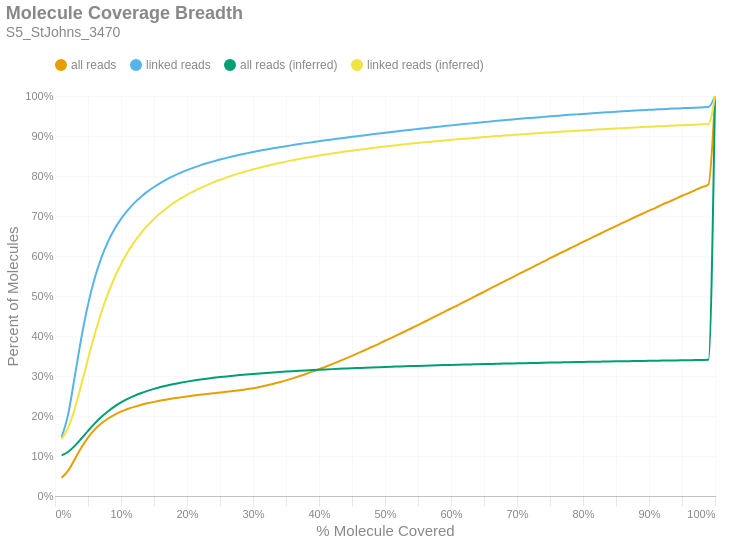

Notebook code for this chart:
### Markdown cell above
### Molecule Read Coverage
This chart shows molecule coverage breadth as computed by the number of bases aligned to that molecule. In other words, "*how much of each unique long molecule is actually sequenced/aligned?*" Keep in mind there is a distinction between sequences and alignments, since some sequences belonging to a particular molecule may not align well and wouldn't appear in the alignment data. This chart also shows molecule coverage breadth as computed by the *inferred fragment* from which the aligned sequences originate. Unlike read coverage, this calculation takes into account the total insert size, including unsequenced gaps between the forward and reverse reads. Like the previous figures, these are cumulative percents.

### Code cell
if SKIPLR:
    print_html(f"Skipped")
else:
    binned_df = consolidated_hist(valids['coverage_bp'], mask, 0.01, True)
    binned_df_inf = consolidated_hist(valids['coverage_inserts'], mask, 0.01, True)
    binned_df = binned_df.with_columns(pl.lit(binned_df_inf['all reads (cumsum)']).alias('all reads (inferred)'))
    binned_df = binned_df.with_columns(pl.lit(binned_df_inf['linked reads (cumsum)']).alias('linked reads (inferred)'))
    binned_df = binned_df.with_columns(
        (pl.col('bin').cast(pl.Float64) + 0.01).alias('right_edge')
    )

    with SafeRender(binned_df):
        (
            density_plot(binned_df, 'Molecule Coverage Breadth', samplename, 'molcov', ['all reads (inferred)','linked reads (inferred)'])
            .encode(
                #x=alt.X('bin:Q', title="% Molecule Covered").axis(format = '%').scale(padding=0),
                x=alt.X('right_edge:Q', title="% Molecule Covered").axis(format='%').scale(padding=0),
                y=alt.Y('value:Q', title='Percent of Molecules')
                    .axis(format='%')
                    .stack(False)
                    .scale(domainMin=0, padding=0),
                color=alt.Color("key:N").scale(domain = ["all reads", "linked reads", "all reads (inferred)", "linked reads (inferred)"]),
                tooltip = [
                    alt.Tooltip("key:N", title = "Data Type"),
                    alt.Tooltip("range_label:N", title="% Molecule Covered"),
                    alt.Tooltip("value:Q", format = ".2%", title="% Molecules")
                ]
            )
        ).display()

### Figure 1 — Vega-Lite specification as saved in the notebook (floating-point values rounded to 4 significant figures)
{"width": "container", "height": 400, "config": {"title": {"anchor": "start", "dy": -15, "fontSize": 18, "color": "#888888", "subtitleColor": "#888888", "subtitleFontSize": 14}, "arc": {"fill": "#0072B2"}, "axis": {"domainColor": "#888888", "domainWidth": 0.5, "gridWidth": 0.2, "grid": false, "titleFontWeight": 400, "titleFontSize": 15, "labelFontSize": 11, "labelColor": "#888888", "tickColor": "#888888", "tickWidth": 0.2, "titleColor": "#888888"}, "axisBand": {"grid": false}, "axisX": {"grid": true, "tickSize": 10, "domainCap": "round"}, "axisY": {"domain": false, "grid": true, "tickSize": 0, "domainCap": "round"}, "background": "transparent", "header": {"labelFontSize": 15, "labelColor": "#888888", "titleFontSize": 15, "titleFontWeight": 600, "titleColor": "#888888"}, "legend": {"labelFont": "sans-serif", "labelFontSize": 12, "labelColor": "#888888", "symbolSize": 100, "symbolType": "circle", "titleFontSize": 12, "titlePadding": 10, "titleColor": "#888888", "title": null, "orient": "top"}, "range": {"category": ["#E69F00", "#56B4E9", "#009E73", "#F0E442", "#0072B2", "#D55E00", "#CC79A7", "#000000"], "diverging": ["#cfe8f3", "#a2d4ec", "#73bfe2", "#46abdb", "#1696d2", "#12719e"]}, "area": {"fill": "#0072B2", "fillOpacity": 0.7, "line": true, "strokeOpacity": 0.7}, "line": {"color": "#0072B2", "stroke": "#0072B2", "strokeWidth": 2}, "trail": {"color": "#0072B2", "stroke": "#0072B2", "strokeWidth": 0, "size": 1}, "point": {"filled": true, "fillOpacity": 1.0, "size": 95}, "text": {"color": "#888888", "fontSize": 11, "align": "right", "fontWeight": 400, "size": 11}, "bar": {"fill": "#0072B2", "stroke": null}, "view": {"stroke": null, "continuousWidth": 660, "continuousHeight": 400}}, "data": {"name": "data-aed34556179631133e131feb8ca50c14"}, "mark": {"type": "line", "interpolate": "monotone", "point": {"opacity": 0, "size": 275}}, "encoding": {"color": {"field": "key", "scale": {"domain": ["all reads", "linked reads", "all reads (inferred)", "linked reads (inferred)"]}, "type": "nominal"}, "tooltip": [{"field": "key", "title": "Data Type", "type": "nominal"}, {"field": "range_label", "title": "% Molecule Covered", "type": "nominal"}, {"field": "value", "format": ".2%", "title": "% Molecules", "type": "quantitative"}], "x": {"axis": {"format": "%"}, "field": "right_edge", "scale": {"padding": 0}, "title": "% Molecule Covered", "type": "quantitative"}, "y": {"axis": {"format": "%"}, "field": "value", "scale": {"domainMin": 0, "padding": 0}, "stack": false, "title": "Percent of Molecules", "type": "quantitative"}}, "params": [{"name": "param_c36ac31b6afebe62", "select": {"type": "point", "fields": ["key"]}, "bind": "legend"}], "title": {"text": "Molecule Coverage Breadth", "subtitle": "S5_StJohns_3470"}, "transform": [{"fold": ["all reads (cumsum)", "linked reads (cumsum)", "all reads (inferred)", "linked reads (inferred)"]}, {"calculate": "replace(datum.key, ' (cumsum)', '')", "as": "key"}, {"filter": {"param": "param_c36ac31b6afebe62"}}], "usermeta": {"embedOptions": {"downloadFileName": "S5_StJohns_3470.molcov"}}, "$schema": "https://vega.github.io/schema/vega-lite/v6.1.0.json", "datasets": {"data-aed34556179631133e131feb8ca50c14": [{"bin": "0.0", "interval": "0.0-0.01", "all reads": 0.04569, "linked reads": 0.1471, "all reads (cumsum)": 0.04569, "linked reads (cumsum)": 0.1471, "range_label": "0.0-0.01", "all reads (inferred)": 0.1017, "linked reads (inferred)": 0.142, "right_edge": 0.01}, {"bin": "0.01", "interval": "0.01-0.02", "all reads": 0.01776, "linked reads": 0.05765, "all reads (cumsum)": 0.06345, "linked reads (cumsum)": 0.2047, "range_label": "0.01-0.02", "all reads (inferred)": 0.1108, "linked reads (inferred)": 0.1709, "right_edge": 0.02}, {"bin": "0.02", "interval": "0.02-0.03", "all reads": 0.0287, "linked reads": 0.09472, "all reads (cumsum)": 0.09215, "linked reads (cumsum)": 0.2995, "range_label": "0.02-0.03", "all reads (inferred)": 0.1254, "linked reads (inferred)": 0.2185, "right_edge": 0.03}, {"bin": "0.03", "interval": "0.03-0.04", "all reads": 0.02918, "linked reads": 0.09663, "all reads (cumsum)": 0.1213, "linked reads (cumsum)": 0.3961, "range_label": "0.03-0.04", "all reads (inferred)": 0.1437, "linked reads (inferred)": 0.2791, "right_edge": 0.04}, {"bin": "0.04", "interval": "0.04-0.05", "all reads": 0.02481, "linked reads": 0.08237, "all reads (cumsum)": 0.1461, "linked reads (cumsum)": 0.4785, "range_label": "0.04-0.05", "all reads (inferred)": 0.1628, "linked reads (inferred)": 0.3426, "right_edge": 0.05}, {"bin": "0.05", "interval": "0.05-0.06", "all reads": 0.01965, "linked reads": 0.06519, "all reads (cumsum)": 0.1658, "linked reads (cumsum)": 0.5437, "range_label": "0.05-0.06", "all reads (inferred)": 0.181, "linked reads (inferred)": 0.4033, "right_edge": 0.06}, {"bin": "0.06", "interval": "0.06-0.07", "all reads": 0.01536, "linked reads": 0.05093, "all reads (cumsum)": 0.1812, "linked reads (cumsum)": 0.5946, "range_label": "0.06-0.07", "all reads (inferred)": 0.1973, "linked reads (inferred)": 0.4576, "right_edge": 0.07}, {"bin": "0.07", "interval": "0.07-0.08", "all reads": 0.01206, "linked reads": 0.03996, "all reads (cumsum)": 0.1932, "linked reads (cumsum)": 0.6346, "range_label": "0.07-0.08", "all reads (inferred)": 0.2114, "linked reads (inferred)": 0.5046, "right_edge": 0.08}, {"bin": "0.08", "interval": "0.08-0.09", "all reads": 0.009699, "linked reads": 0.03203, "all reads (cumsum)": 0.2029, "linked reads (cumsum)": 0.6666, "range_label": "0.08-0.09", "all reads (inferred)": 0.2235, "linked reads (inferred)": 0.545, "right_edge": 0.09}, {"bin": "0.09", "interval": "0.09-0.1", "all reads": 0.007931, "linked reads": 0.02612, "all reads (cumsum)": 0.2108, "linked reads (cumsum)": 0.6927, "range_label": "0.09-0.1", "all reads (inferred)": 0.2339, "linked reads (inferred)": 0.5795, "right_edge": 0.1}, {"bin": "0.1", "interval": "0.1-0.11", "all reads": 0.006499, "linked reads": 0.02133, "all reads (cumsum)": 0.2173, "linked reads (cumsum)": 0.714, "range_label": "0.1-0.11", "all reads (inferred)": 0.2428, "linked reads (inferred)": 0.6092, "right_edge": 0.11}, {"bin": "0.11", "interval": "0.11-0.12", "all reads": 0.005529, "linked reads": 0.01811, "all reads (cumsum)": 0.2229, "linked reads (cumsum)": 0.7321, "range_label": "0.11-0.12", "all reads (inferred)": 0.2504, "linked reads (inferred)": 0.6347, "right_edge": 0.12}, {"bin": "0.12", "interval": "0.12-0.13", "all reads": 0.004727, "linked reads": 0.01544, "all reads (cumsum)": 0.2276, "linked reads (cumsum)": 0.7476, "range_label": "0.12-0.13", "all reads (inferred)": 0.257, "linked reads (inferred)": 0.6567, "right_edge": 0.13}, {"bin": "0.13", "interval": "0.13-0.14", "all reads": 0.004113, "linked reads": 0.01333, "all reads (cumsum)": 0.2317, "linked reads (cumsum)": 0.7609, "range_label": "0.13-0.14", "all reads (inferred)": 0.2627, "linked reads (inferred)": 0.6758, "right_edge": 0.14}, {"bin": "0.14", "interval": "0.14-0.15", "all reads": 0.003608, "linked reads": 0.01162, "all reads (cumsum)": 0.2353, "linked reads (cumsum)": 0.7725, "range_label": "0.14-0.15", "all reads (inferred)": 0.2678, "linked reads (inferred)": 0.6926, "right_edge": 0.15}, {"bin": "0.15", "interval": "0.15-0.16", "all reads": 0.003238, "linked reads": 0.01038, "all reads (cumsum)": 0.2386, "linked reads (cumsum)": 0.7829, "range_label": "0.15-0.16", "all reads (inferred)": 0.2723, "linked reads (inferred)": 0.7076, "right_edge": 0.16}, {"bin": "0.16", "interval": "0.16-0.17", "all reads": 0.002902, "linked reads": 0.009177, "all reads (cumsum)": 0.2415, "linked reads (cumsum)": 0.7921, "range_label": "0.16-0.17", "all reads (inferred)": 0.2763, "linked reads (inferred)": 0.7208, "right_edge": 0.17}, {"bin": "0.17", "interval": "0.17-0.18", "all reads": 0.002663, "linked reads": 0.008281, "all reads (cumsum)": 0.2441, "linked reads (cumsum)": 0.8004, "range_label": "0.17-0.18", "all reads (inferred)": 0.2798, "linked reads (inferred)": 0.7327, "right_edge": 0.18}, {"bin": "0.18", "interval": "0.18-0.19", "all reads": 0.002425, "linked reads": 0.007367, "all reads (cumsum)": 0.2466, "linked reads (cumsum)": 0.8077, "range_label": "0.18-0.19", "all reads (inferred)": 0.2831, "linked reads (inferred)": 0.7434, "right_edge": 0.19}, {"bin": "0.19", "interval": "0.19-0.2", "all reads": 0.002308, "linked reads": 0.006826, "all reads (cumsum)": 0.2489, "linked reads (cumsum)": 0.8146, "range_label": "0.19-0.2", "all reads (inferred)": 0.286, "linked reads (inferred)": 0.753, "right_edge": 0.2}, {"bin": "0.2", "interval": "0.2-0.21", "all reads": 0.00216, "linked reads": 0.006245, "all reads (cumsum)": 0.251, "linked reads (cumsum)": 0.8208, "range_label": "0.2-0.21", "all reads (inferred)": 0.2886, "linked reads (inferred)": 0.7618, "right_edge": 0.21}, {"bin": "0.21", "interval": "0.21-0.22", "all reads": 0.002033, "linked reads": 0.005683, "all reads (cumsum)": 0.2531, "linked reads (cumsum)": 0.8265, "range_label": "0.21-0.22", "all reads (inferred)": 0.291, "linked reads (inferred)": 0.7699, "right_edge": 0.22}, {"bin": "0.22", "interval": "0.22-0.23", "all reads": 0.001947, "linked reads": 0.00522, "all reads (cumsum)": 0.255, "linked reads (cumsum)": 0.8317, "range_label": "0.22-0.23", "all reads (inferred)": 0.2933, "linked reads (inferred)": 0.7773, "right_edge": 0.23}, {"bin": "0.23", "interval": "0.23-0.24", "all reads": 0.001895, "linked reads": 0.004869, "all reads (cumsum)": 0.2569, "linked reads (cumsum)": 0.8366, "range_label": "0.23-0.24", "all reads (inferred)": 0.2953, "linked reads (inferred)": 0.7842, "right_edge": 0.24}, {"bin": "0.24", "interval": "0.24-0.25", "all reads": 0.001868, "linked reads": 0.004534, "all reads (cumsum)": 0.2588, "linked reads (cumsum)": 0.8411, "range_label": "0.24-0.25", "all reads (inferred)": 0.2973, "linked reads (inferred)": 0.7905, "right_edge": 0.25}, {"bin": "0.25", "interval": "0.25-0.26", "all reads": 0.001791, "linked reads": 0.004233, "all reads (cumsum)": 0.2606, "linked reads (cumsum)": 0.8454, "range_label": "0.25-0.26", "all reads (inferred)": 0.299, "linked reads (inferred)": 0.7964, "right_edge": 0.26}, {"bin": "0.26", "interval": "0.26-0.27", "all reads": 0.00186, "linked reads": 0.003978, "all reads (cumsum)": 0.2624, "linked reads (cumsum)": 0.8493, "range_label": "0.26-0.27", "all reads (inferred)": 0.3007, "linked reads (inferred)": 0.802, "right_edge": 0.27}, {"bin": "0.27", "interval": "0.27-0.28", "all reads": 0.001997, "linked reads": 0.003759, "all reads (cumsum)": 0.2644, "linked reads (cumsum)": 0.8531, "range_label": "0.27-0.28", "all reads (inferred)": 0.3023, "linked reads (inferred)": 0.8072, "right_edge": 0.28}, {"bin": "0.28", "interval": "0.28-0.29", "all reads": 0.002262, "linked reads": 0.003501, "all reads (cumsum)": 0.2667, "linked reads (cumsum)": 0.8566, "range_label": "0.28-0.29", "all reads (inferred)": 0.3038, "linked reads (inferred)": 0.812, "right_edge": 0.29}, {"bin": "0.29", "interval": "0.29-0.3", "all reads": 0.002731, "linked reads": 0.00339, "all reads (cumsum)": 0.2694, "linked reads (cumsum)": 0.86, "range_label": "0.29-0.3", "all reads (inferred)": 0.3051, "linked reads (inferred)": 0.8165, "right_edge": 0.3}, {"bin": "0.3", "interval": "0.3-0.31", "all reads": 0.003145, "linked reads": 0.003189, "all reads (cumsum)": 0.2726, "linked reads (cumsum)": 0.8632, "range_label": "0.3-0.31", "all reads (inferred)": 0.3064, "linked reads (inferred)": 0.8209, "right_edge": 0.31}, {"bin": "0.31", "interval": "0.31-0.32", "all reads": 0.003591, "linked reads": 0.003093, "all reads (cumsum)": 0.2761, "linked reads (cumsum)": 0.8663, "range_label": "0.31-0.32", "all reads (inferred)": 0.3077, "linked reads (inferred)": 0.8249, "right_edge": 0.32}, {"bin": "0.32", "interval": "0.32-0.33", "all reads": 0.003994, "linked reads": 0.002848, "all reads (cumsum)": 0.2801, "linked reads (cumsum)": 0.8691, "range_label": "0.32-0.33", "all reads (inferred)": 0.3088, "linked reads (inferred)": 0.8287, "right_edge": 0.33}, {"bin": "0.33", "interval": "0.33-0.34", "all reads": 0.00433, "linked reads": 0.002751, "all reads (cumsum)": 0.2845, "linked reads (cumsum)": 0.8719, "range_label": "0.33-0.34", "all reads (inferred)": 0.3099, "linked reads (inferred)": 0.8324, "right_edge": 0.34}, {"bin": "0.34", "interval": "0.34-0.35", "all reads": 0.004689, "linked reads": 0.002704, "all reads (cumsum)": 0.2892, "linked reads (cumsum)": 0.8746, "range_label": "0.34-0.35", "all reads (inferred)": 0.311, "linked reads (inferred)": 0.8359, "right_edge": 0.35}, {"bin": "0.35", "interval": "0.35-0.36", "all reads": 0.005001, "linked reads": 0.002615, "all reads (cumsum)": 0.2942, "linked reads (cumsum)": 0.8772, "range_label": "0.35-0.36", "all reads (inferred)": 0.312, "linked reads (inferred)": 0.8392, "right_edge": 0.36}, {"bin": "0.36", "interval": "0.36-0.37", "all reads": 0.005293, "linked reads": 0.002559, "all reads (cumsum)": 0.2995, "linked reads (cumsum)": 0.8797, "range_label": "0.36-0.37", "all reads (inferred)": 0.313, "linked reads (inferred)": 0.8424, "right_edge": 0.37}, {"bin": "0.37", "interval": "0.37-0.38", "all reads": 0.005554, "linked reads": 0.002441, "all reads (cumsum)": 0.305, "linked reads (cumsum)": 0.8822, "range_label": "0.37-0.38", "all reads (inferred)": 0.3139, "linked reads (inferred)": 0.8454, "right_edge": 0.38}, {"bin": "0.38", "interval": "0.38-0.39", "all reads": 0.005835, "linked reads": 0.002385, "all reads (cumsum)": 0.3108, "linked reads (cumsum)": 0.8846, "range_label": "0.38-0.39", "all reads (inferred)": 0.3147, "linked reads (inferred)": 0.8482, "right_edge": 0.39}, {"bin": "0.39", "interval": "0.39-0.4", "all reads": 0.006199, "linked reads": 0.002354, "all reads (cumsum)": 0.317, "linked reads (cumsum)": 0.8869, "range_label": "0.39-0.4", "all reads (inferred)": 0.3156, "linked reads (inferred)": 0.851, "right_edge": 0.4}, {"bin": "0.4", "interval": "0.4-0.41", "all reads": 0.006229, "linked reads": 0.002236, "all reads (cumsum)": 0.3233, "linked reads (cumsum)": 0.8892, "range_label": "0.4-0.41", "all reads (inferred)": 0.3164, "linked reads (inferred)": 0.8537, "right_edge": 0.41}, {"bin": "0.41", "interval": "0.41-0.42", "all reads": 0.006499, "linked reads": 0.002226, "all reads (cumsum)": 0.3298, "linked reads (cumsum)": 0.8914, "range_label": "0.41-0.42", "all reads (inferred)": 0.3172, "linked reads (inferred)": 0.8563, "right_edge": 0.42}, {"bin": "0.42", "interval": "0.42-0.43", "all reads": 0.00674, "linked reads": 0.002156, "all reads (cumsum)": 0.3365, "linked reads (cumsum)": 0.8935, "range_label": "0.42-0.43", "all reads (inferred)": 0.3179, "linked reads (inferred)": 0.8587, "right_edge": 0.43}, {"bin": "0.43", "interval": "0.43-0.44", "all reads": 0.006879, "linked reads": 0.002244, "all reads (cumsum)": 0.3434, "linked reads (cumsum)": 0.8958, "range_label": "0.43-0.44", "all reads (inferred)": 0.3186, "linked reads (inferred)": 0.8611, "right_edge": 0.44}, {"bin": "0.44", "interval": "0.44-0.45", "all reads": 0.007058, "linked reads": 0.002113, "all reads (cumsum)": 0.3504, "linked reads (cumsum)": 0.8979, "range_label": "0.44-0.45", "all reads (inferred)": 0.3194, "linked reads (inferred)": 0.8634, "right_edge": 0.45}, {"bin": "0.45", "interval": "0.45-0.46", "all reads": 0.007247, "linked reads": 0.002086, "all reads (cumsum)": 0.3577, "linked reads (cumsum)": 0.9, "range_label": "0.45-0.46", "all reads (inferred)": 0.32, "linked reads (inferred)": 0.8656, "right_edge": 0.46}, {"bin": "0.46", "interval": "0.46-0.47", "all reads": 0.007284, "linked reads": 0.002117, "all reads (cumsum)": 0.365, "linked reads (cumsum)": 0.9021, "range_label": "0.46-0.47", "all reads (inferred)": 0.3207, "linked reads (inferred)": 0.8678, "right_edge": 0.47}, {"bin": "0.47", "interval": "0.47-0.48", "all reads": 0.007505, "linked reads": 0.002015, "all reads (cumsum)": 0.3725, "linked reads (cumsum)": 0.9041, "range_label": "0.47-0.48", "all reads (inferred)": 0.3213, "linked reads (inferred)": 0.8698, "right_edge": 0.48}, {"bin": "0.48", "interval": "0.48-0.49", "all reads": 0.007326, "linked reads": 0.001992, "all reads (cumsum)": 0.3798, "linked reads (cumsum)": 0.9061, "range_label": "0.48-0.49", "all reads (inferred)": 0.322, "linked reads (inferred)": 0.8718, "right_edge": 0.49}, {"bin": "0.49", "interval": "0.49-0.5", "all reads": 0.008275, "linked reads": 0.002082, "all reads (cumsum)": 0.3881, "linked reads (cumsum)": 0.9082, "range_label": "0.49-0.5", "all reads (inferred)": 0.3226, "linked reads (inferred)": 0.8738, "right_edge": 0.5}, {"bin": "0.5", "interval": "0.5-0.51", "all reads": 0.007175, "linked reads": 0.001931, "all reads (cumsum)": 0.3953, "linked reads (cumsum)": 0.9101, "range_label": "0.5-0.51", "all reads (inferred)": 0.3231, "linked reads (inferred)": 0.8757, "right_edge": 0.51}, {"bin": "0.51", "interval": "0.51-0.52", "all reads": 0.008146, "linked reads": 0.001903, "all reads (cumsum)": 0.4034, "linked reads (cumsum)": 0.912, "range_label": "0.51-0.52", "all reads (inferred)": 0.3237, "linked reads (inferred)": 0.8775, "right_edge": 0.52}, {"bin": "0.52", "interval": "0.52-0.53", "all reads": 0.007872, "linked reads": 0.001875, "all reads (cumsum)": 0.4113, "linked reads (cumsum)": 0.9139, "range_label": "0.52-0.53", "all reads (inferred)": 0.3242, "linked reads (inferred)": 0.8793, "right_edge": 0.53}, {"bin": "0.53", "interval": "0.53-0.54", "all reads": 0.008085, "linked reads": 0.001921, "all reads (cumsum)": 0.4194, "linked reads (cumsum)": 0.9158, "range_label": "0.53-0.54", "all reads (inferred)": 0.3248, "linked reads (inferred)": 0.881, "right_edge": 0.54}, {"bin": "0.54", "interval": "0.54-0.55", "all reads": 0.007987, "linked reads": 0.001849, "all reads (cumsum)": 0.4273, "linked reads (cumsum)": 0.9177, "range_label": "0.54-0.55", "all reads (inferred)": 0.3253, "linked reads (inferred)": 0.8826, "right_edge": 0.55}, {"bin": "0.55", "interval": "0.55-0.56", "all reads": 0.008297, "linked reads": 0.001836, "all reads (cumsum)": 0.4356, "linked reads (cumsum)": 0.9195, "range_label": "0.55-0.56", "all reads (inferred)": 0.3258, "linked reads (inferred)": 0.8843, "right_edge": 0.56}, {"bin": "0.56", "interval": "0.56-0.57", "all reads": 0.008206, "linked reads": 0.00178, "all reads (cumsum)": 0.4438, "linked reads (cumsum)": 0.9213, "range_label": "0.56-0.57", "all reads (inferred)": 0.3263, "linked reads (inferred)": 0.8859, "right_edge": 0.57}, {"bin": "0.57", "interval": "0.57-0.58", "all reads": 0.008172, "linked reads": 0.001777, "all reads (cumsum)": 0.452, "linked reads (cumsum)": 0.9231, "range_label": "0.57-0.58", "all reads (inferred)": 0.3267, "linked reads (inferred)": 0.8874, "right_edge": 0.58}, {"bin": "0.58", "interval": "0.58-0.59", "all reads": 0.008325, "linked reads": 0.00173, "all reads (cumsum)": 0.4603, "linked reads (cumsum)": 0.9248, "range_label": "0.58-0.59", "all reads (inferred)": 0.3272, "linked reads (inferred)": 0.8889, "right_edge": 0.59}, {"bin": "0.59", "interval": "0.59-0.6", "all reads": 0.008451, "linked reads": 0.001775, "all reads (cumsum)": 0.4688, "linked reads (cumsum)": 0.9266, "range_label": "0.59-0.6", "all reads (inferred)": 0.3277, "linked reads (inferred)": 0.8904, "right_edge": 0.6}, {"bin": "0.6", "interval": "0.6-0.61", "all reads": 0.008021, "linked reads": 0.001689, "all reads (cumsum)": 0.4768, "linked reads (cumsum)": 0.9282, "range_label": "0.6-0.61", "all reads (inferred)": 0.3281, "linked reads (inferred)": 0.8918, "right_edge": 0.61}, {"bin": "0.61", "interval": "0.61-0.62", "all reads": 0.008481, "linked reads": 0.001633, "all reads (cumsum)": 0.4853, "linked reads (cumsum)": 0.9299, "range_label": "0.61-0.62", "all reads (inferred)": 0.3286, "linked reads (inferred)": 0.8932, "right_edge": 0.62}, {"bin": "0.62", "interval": "0.62-0.63", "all reads": 0.008382, "linked reads": 0.001681, "all reads (cumsum)": 0.4937, "linked reads (cumsum)": 0.9316, "range_label": "0.62-0.63", "all reads (inferred)": 0.329, "linked reads (inferred)": 0.8946, "right_edge": 0.63}, {"bin": "0.63", "interval": "0.63-0.64", "all reads": 0.008432, "linked reads": 0.001588, "all reads (cumsum)": 0.5021, "linked reads (cumsum)": 0.9332, "range_label": "0.63-0.64", "all reads (inferred)": 0.3294, "linked reads (inferred)": 0.8959, "right_edge": 0.64}, {"bin": "0.64", "interval": "0.64-0.65", "all reads": 0.008265, "linked reads": 0.001607, "all reads (cumsum)": 0.5104, "linked reads (cumsum)": 0.9348, "range_label": "0.64-0.65", "all reads (inferred)": 0.3298, "linked reads (inferred)": 0.8972, "right_edge": 0.65}, {"bin": "0.65", "interval": "0.65-0.66", "all reads": 0.008717, "linked reads": 0.001611, "all reads (cumsum)": 0.5191, "linked reads (cumsum)": 0.9364, "range_label": "0.65-0.66", "all reads (inferred)": 0.3302, "linked reads (inferred)": 0.8985, "right_edge": 0.66}, {"bin": "0.66", "interval": "0.66-0.67", "all reads": 0.008266, "linked reads": 0.001511, "all reads (cumsum)": 0.5274, "linked reads (cumsum)": 0.9379, "range_label": "0.66-0.67", "all reads (inferred)": 0.3306, "linked reads (inferred)": 0.8997, "right_edge": 0.67}, {"bin": "0.67", "interval": "0.67-0.68", "all reads": 0.00842, "linked reads": 0.001528, "all reads (cumsum)": 0.5358, "linked reads (cumsum)": 0.9394, "range_label": "0.67-0.68", "all reads (inferred)": 0.331, "linked reads (inferred)": 0.9009, "right_edge": 0.68}, {"bin": "0.68", "interval": "0.68-0.69", "all reads": 0.008338, "linked reads": 0.001469, "all reads (cumsum)": 0.5441, "linked reads (cumsum)": 0.9409, "range_label": "0.68-0.69", "all reads (inferred)": 0.3313, "linked reads (inferred)": 0.9021, "right_edge": 0.69}, {"bin": "0.69", "interval": "0.69-0.7", "all reads": 0.008512, "linked reads": 0.001466, "all reads (cumsum)": 0.5526, "linked reads (cumsum)": 0.9423, "range_label": "0.69-0.7", "all reads (inferred)": 0.3317, "linked reads (inferred)": 0.9033, "right_edge": 0.7}, {"bin": "0.7", "interval": "0.7-0.71", "all reads": 0.008225, "linked reads": 0.001416, "all reads (cumsum)": 0.5609, "linked reads (cumsum)": 0.9438, "range_label": "0.7-0.71", "all reads (inferred)": 0.3321, "linked reads (inferred)": 0.9045, "right_edge": 0.71}, {"bin": "0.71", "interval": "0.71-0.72", "all reads": 0.008296, "linked reads": 0.001398, "all reads (cumsum)": 0.5692, "linked reads (cumsum)": 0.9452, "range_label": "0.71-0.72", "all reads (inferred)": 0.3324, "linked reads (inferred)": 0.9056, "right_edge": 0.72}, {"bin": "0.72", "interval": "0.72-0.73", "all reads": 0.0084, "linked reads": 0.001336, "all reads (cumsum)": 0.5776, "linked reads (cumsum)": 0.9465, "range_label": "0.72-0.73", "all reads (inferred)": 0.3328, "linked reads (inferred)": 0.9067, "right_edge": 0.73}, {"bin": "0.73", "interval": "0.73-0.74", "all reads": 0.008154, "linked reads": 0.001313, "all reads (cumsum)": 0.5857, "linked reads (cumsum)": 0.9478, "range_label": "0.73-0.74", "all reads (inferred)": 0.3331, "linked reads (inferred)": 0.9078, "right_edge": 0.74}, {"bin": "0.74", "interval": "0.74-0.75", "all reads": 0.008728, "linked reads": 0.001341, "all reads (cumsum)": 0.5944, "linked reads (cumsum)": 0.9491, "range_label": "0.74-0.75", "all reads (inferred)": 0.3335, "linked reads (inferred)": 0.9089, "right_edge": 0.75}, {"bin": "0.75", "interval": "0.75-0.76", "all reads": 0.008019, "linked reads": 0.001248, "all reads (cumsum)": 0.6025, "linked reads (cumsum)": 0.9504, "range_label": "0.75-0.76", "all reads (inferred)": 0.3338, "linked reads (inferred)": 0.9099, "right_edge": 0.76}, {"bin": "0.76", "interval": "0.76-0.77", "all reads": 0.008174, "linked reads": 0.001218, "all reads (cumsum)": 0.6106, "linked reads (cumsum)": 0.9516, "range_label": "0.76-0.77", "all reads (inferred)": 0.3341, "linked reads (inferred)": 0.911, "right_edge": 0.77}, {"bin": "0.77", "interval": "0.77-0.78", "all reads": 0.008157, "linked reads": 0.001286, "all reads (cumsum)": 0.6188, "linked reads (cumsum)": 0.9529, "range_label": "0.77-0.78", "all reads (inferred)": 0.3345, "linked reads (inferred)": 0.912, "right_edge": 0.78}, {"bin": "0.78", "interval": "0.78-0.79", "all reads": 0.008023, "linked reads": 0.001163, "all reads (cumsum)": 0.6268, "linked reads (cumsum)": 0.9541, "range_label": "0.78-0.79", "all reads (inferred)": 0.3348, "linked reads (inferred)": 0.913, "right_edge": 0.79}, {"bin": "0.79", "interval": "0.79-0.8", "all reads": 0.008447, "linked reads": 0.001189, "all reads (cumsum)": 0.6353, "linked reads (cumsum)": 0.9553, "range_label": "0.79-0.8", "all reads (inferred)": 0.3351, "linked reads (inferred)": 0.914, "right_edge": 0.8}, {"bin": "0.8", "interval": "0.8-0.81", "all reads": 0.007764, "linked reads": 0.001107, "all reads (cumsum)": 0.643, "linked reads (cumsum)": 0.9564, "range_label": "0.8-0.81", "all reads (inferred)": 0.3354, "linked reads (inferred)": 0.915, "right_edge": 0.81}, {"bin": "0.81", "interval": "0.81-0.82", "all reads": 0.007958, "linked reads": 0.001134, "all reads (cumsum)": 0.651, "linked reads (cumsum)": 0.9575, "range_label": "0.81-0.82", "all reads (inferred)": 0.3357, "linked reads (inferred)": 0.916, "right_edge": 0.82}, {"bin": "0.82", "interval": "0.82-0.83", "all reads": 0.008018, "linked reads": 0.001037, "all reads (cumsum)": 0.659, "linked reads (cumsum)": 0.9585, "range_label": "0.82-0.83", "all reads (inferred)": 0.336, "linked reads (inferred)": 0.9169, "right_edge": 0.83}, {"bin": "0.83", "interval": "0.83-0.84", "all reads": 0.007957, "linked reads": 0.001096, "all reads (cumsum)": 0.667, "linked reads (cumsum)": 0.9596, "range_label": "0.83-0.84", "all reads (inferred)": 0.3363, "linked reads (inferred)": 0.9178, "right_edge": 0.84}, {"bin": "0.84", "interval": "0.84-0.85", "all reads": 0.007777, "linked reads": 0.001035, "all reads (cumsum)": 0.6747, "linked reads (cumsum)": 0.9607, "range_label": "0.84-0.85", "all reads (inferred)": 0.3366, "linked reads (inferred)": 0.9187, "right_edge": 0.85}, {"bin": "0.85", "interval": "0.85-0.86", "all reads": 0.007907, "linked reads": 0.001002, "all reads (cumsum)": 0.6826, "linked reads (cumsum)": 0.9617, "range_label": "0.85-0.86", "all reads (inferred)": 0.3369, "linked reads (inferred)": 0.9196, "right_edge": 0.86}, {"bin": "0.86", "interval": "0.86-0.87", "all reads": 0.00765, "linked reads": 0.000951, "all reads (cumsum)": 0.6903, "linked reads (cumsum)": 0.9626, "range_label": "0.86-0.87", "all reads (inferred)": 0.3372, "linked reads (inferred)": 0.9205, "right_edge": 0.87}, {"bin": "0.87", "interval": "0.87-0.88", "all reads": 0.007831, "linked reads": 0.0009475, "all reads (cumsum)": 0.6981, "linked reads (cumsum)": 0.9636, "range_label": "0.87-0.88", "all reads (inferred)": 0.3375, "linked reads (inferred)": 0.9214, "right_edge": 0.88}, {"bin": "0.88", "interval": "0.88-0.89", "all reads": 0.007525, "linked reads": 0.000881, "all reads (cumsum)": 0.7056, "linked reads (cumsum)": 0.9644, "range_label": "0.88-0.89", "all reads (inferred)": 0.3377, "linked reads (inferred)": 0.9222, "right_edge": 0.89}, {"bin": "0.89", "interval": "0.89-0.9", "all reads": 0.007746, "linked reads": 0.0009045, "all reads (cumsum)": 0.7134, "linked reads (cumsum)": 0.9653, "range_label": "0.89-0.9", "all reads (inferred)": 0.338, "linked reads (inferred)": 0.923, "right_edge": 0.9}, {"bin": "0.9", "interval": "0.9-0.91", "all reads": 0.007148, "linked reads": 0.0008478, "all reads (cumsum)": 0.7205, "linked reads (cumsum)": 0.9662, "range_label": "0.9-0.91", "all reads (inferred)": 0.3382, "linked reads (inferred)": 0.9238, "right_edge": 0.91}, {"bin": "0.91", "interval": "0.91-0.92", "all reads": 0.008108, "linked reads": 0.0008788, "all reads (cumsum)": 0.7286, "linked reads (cumsum)": 0.9671, "range_label": "0.91-0.92", "all reads (inferred)": 0.3385, "linked reads (inferred)": 0.9246, "right_edge": 0.92}, {"bin": "0.92", "interval": "0.92-0.93", "all reads": 0.006727, "linked reads": 0.0008017, "all reads (cumsum)": 0.7354, "linked reads (cumsum)": 0.9679, "range_label": "0.92-0.93", "all reads (inferred)": 0.3387, "linked reads (inferred)": 0.9254, "right_edge": 0.93}, {"bin": "0.93", "interval": "0.93-0.94", "all reads": 0.007367, "linked reads": 0.0007715, "all reads (cumsum)": 0.7427, "linked reads (cumsum)": 0.9686, "range_label": "0.93-0.94", "all reads (inferred)": 0.339, "linked reads (inferred)": 0.9261, "right_edge": 0.94}, {"bin": "0.94", "interval": "0.94-0.95", "all reads": 0.007825, "linked reads": 0.0007348, "all reads (cumsum)": 0.7506, "linked reads (cumsum)": 0.9694, "range_label": "0.94-0.95", "all reads (inferred)": 0.3393, "linked reads (inferred)": 0.9269, "right_edge": 0.95}, {"bin": "0.95", "interval": "0.95-0.96", "all reads": 0.006488, "linked reads": 0.0007645, "all reads (cumsum)": 0.757, "linked reads (cumsum)": 0.9701, "range_label": "0.95-0.96", "all reads (inferred)": 0.3395, "linked reads (inferred)": 0.9277, "right_edge": 0.96}, {"bin": "0.96", "interval": "0.96-0.97", "all reads": 0.007439, "linked reads": 0.0007033, "all reads (cumsum)": 0.7645, "linked reads (cumsum)": 0.9709, "range_label": "0.96-0.97", "all reads (inferred)": 0.3398, "linked reads (inferred)": 0.9284, "right_edge": 0.97}, {"bin": "0.97", "interval": "0.97-0.98", "all reads": 0.007442, "linked reads": 0.000659, "all reads (cumsum)": 0.7719, "linked reads (cumsum)": 0.9715, "range_label": "0.97-0.98", "all reads (inferred)": 0.34, "linked reads (inferred)": 0.9292, "right_edge": 0.98}, {"bin": "0.98", "interval": "0.98-0.99", "all reads": 0.006666, "linked reads": 0.000706, "all reads (cumsum)": 0.7786, "linked reads (cumsum)": 0.9722, "range_label": "0.98-0.99", "all reads (inferred)": 0.3403, "linked reads (inferred)": 0.9299, "right_edge": 0.99}, {"bin": "0.99", "interval": "0.99-1.0", "all reads": 0.2214, "linked reads": 0.02778, "all reads (cumsum)": 1.0, "linked reads (cumsum)": 1.0, "range_label": "0.99-1.0", "all reads (inferred)": 1.0, "linked reads (inferred)": 1.0, "right_edge": 1.0}]}}
